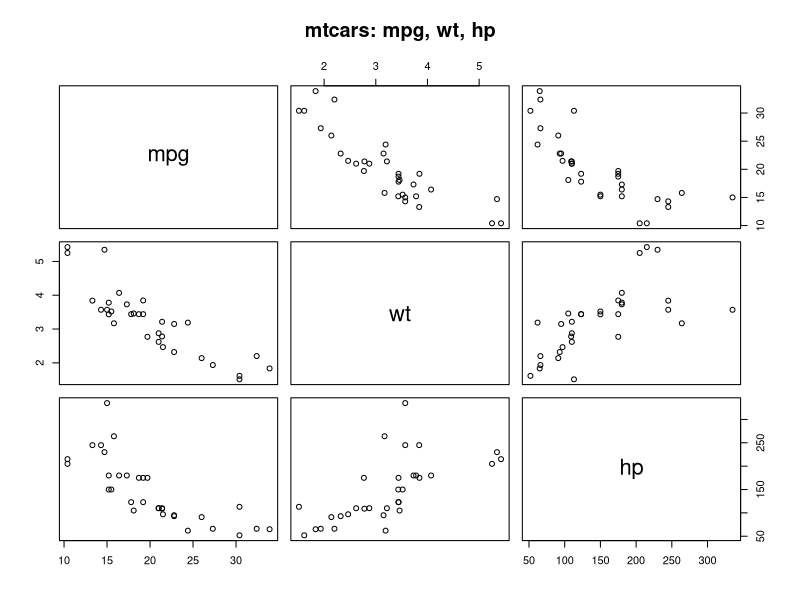
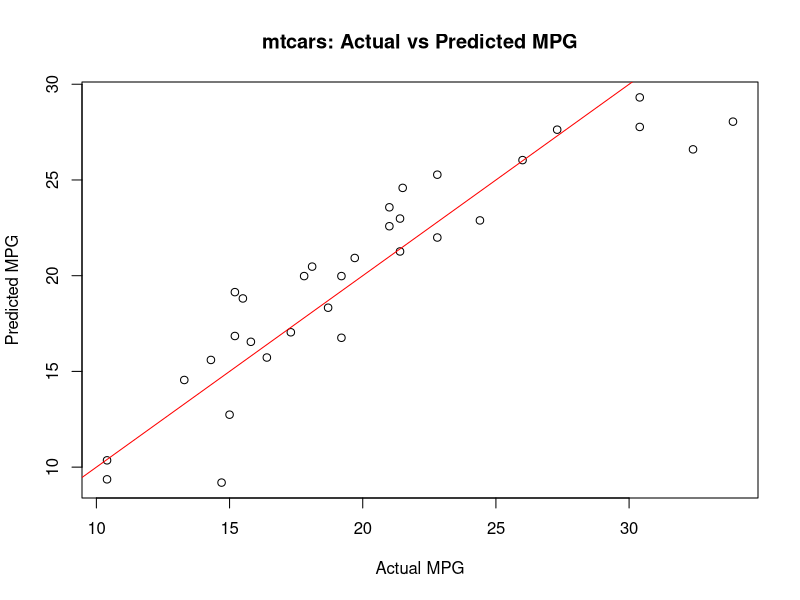
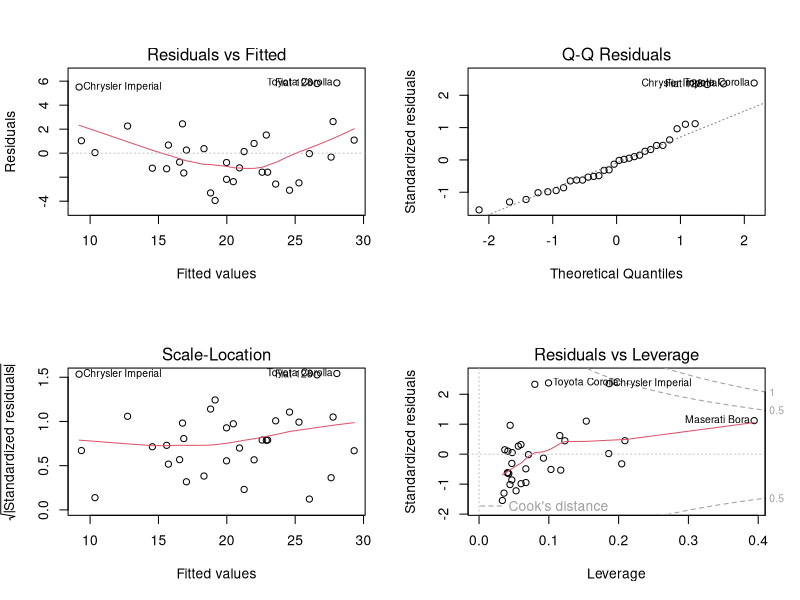
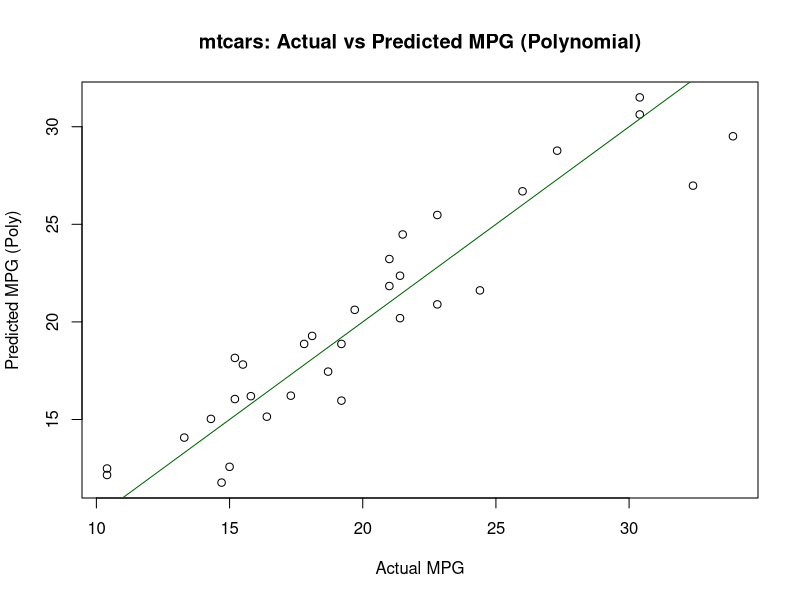
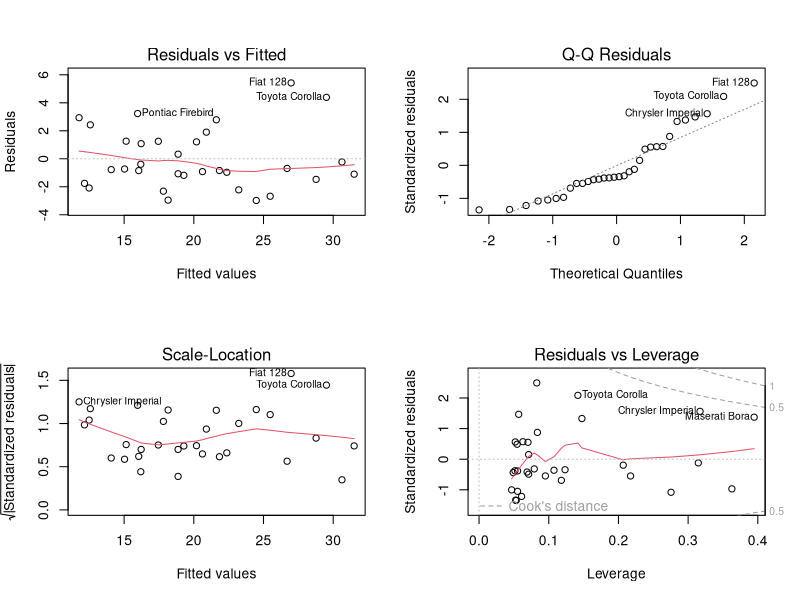
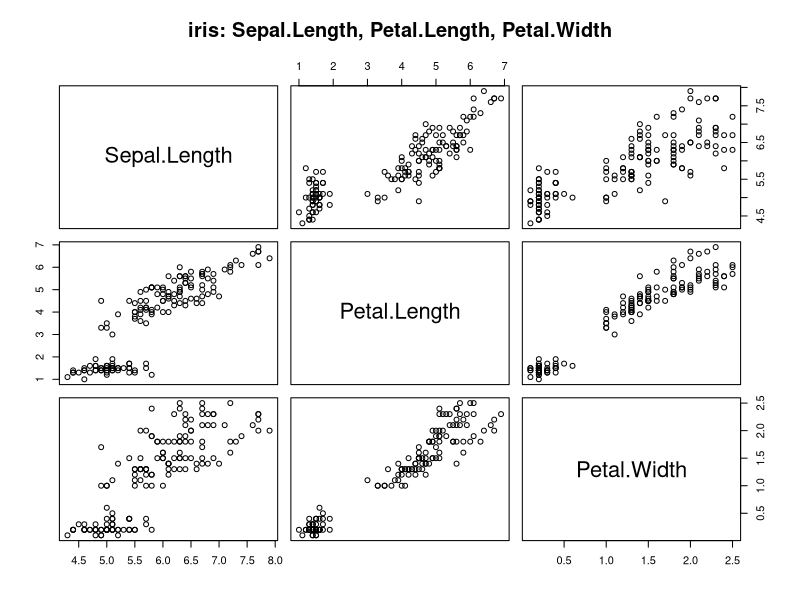
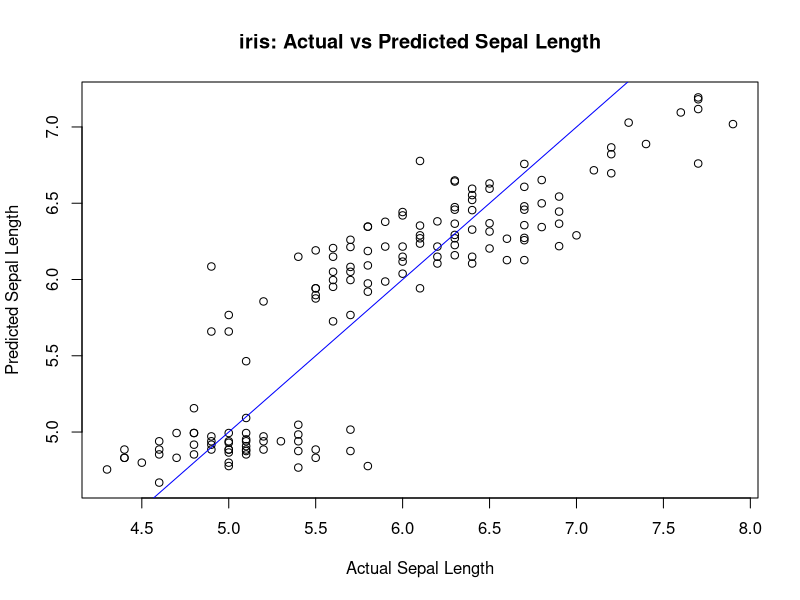
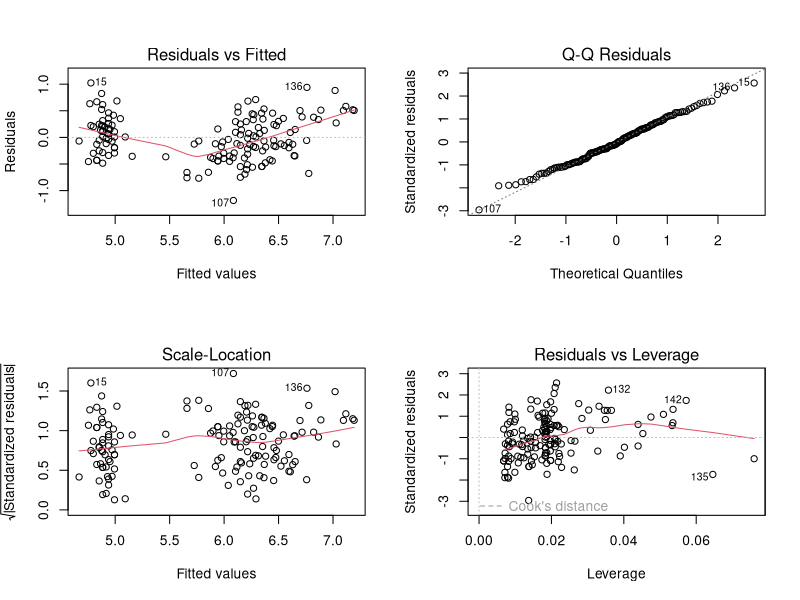

The R source for these figures, in order:
# --- Regression Analysis Toolkit: mtcars & iris ---

# --- Regression with mtcars ---

# Load and explore the mtcars dataset
data(mtcars)
cat("Summary of mtcars:\n")
print(summary(mtcars))

# Visualize relationships
pairs(mtcars[, c("mpg", "wt", "hp")], main = "mtcars: mpg, wt, hp")

# Multiple linear regression: mpg ~ wt + hp
mtcars_model <- lm(mpg ~ wt + hp, data = mtcars)
cat("\nRegression summary for mtcars (mpg ~ wt + hp):\n")
print(summary(mtcars_model))

# Plot actual vs predicted
mtcars$predicted_mpg <- predict(mtcars_model)
plot(mtcars$mpg, mtcars$predicted_mpg,
     xlab = "Actual MPG", ylab = "Predicted MPG",
     main = "mtcars: Actual vs Predicted MPG")
abline(0, 1, col = "red")

# Diagnostic plots
par(mfrow = c(2, 2))
plot(mtcars_model)
par(mfrow = c(1, 1)) # Reset plot layout

# --- Polynomial Regression with mtcars ---

# Add a quadratic term for weight
mtcars$wt2 <- mtcars$wt^2

# Fit the polynomial regression model
mtcars_poly_model <- lm(mpg ~ wt + wt2 + hp, data = mtcars)
cat("\nPolynomial Regression summary for mtcars (mpg ~ wt + wt^2 + hp):\n")
print(summary(mtcars_poly_model))

# Compare actual vs predicted
mtcars$predicted_mpg_poly <- predict(mtcars_poly_model)
plot(mtcars$mpg, mtcars$predicted_mpg_poly,
     xlab = "Actual MPG", ylab = "Predicted MPG (Poly)",
     main = "mtcars: Actual vs Predicted MPG (Polynomial)")
abline(0, 1, col = "darkgreen")

# Diagnostic plots
par(mfrow = c(2, 2))
plot(mtcars_poly_model)
par(mfrow = c(1, 1))

# --- Regression with iris ---

# Load and explore the iris dataset
data(iris)
cat("\nSummary of iris:\n")
print(summary(iris))

# Visualize relationships
pairs(iris[, c("Sepal.Length", "Petal.Length", "Petal.Width")], main = "iris: Sepal.Length, Petal.Length, Petal.Width")

# Multiple linear regression: Sepal.Length ~ Petal.Length + Petal.Width
iris_model <- lm(Sepal.Length ~ Petal.Length + Petal.Width, data = iris)
cat("\nRegression summary for iris (Sepal.Length ~ Petal.Length + Petal.Width):\n")
print(summary(iris_model))

# Plot actual vs predicted
iris$predicted_sepal_length <- predict(iris_model)
plot(iris$Sepal.Length, iris$predicted_sepal_length,
     xlab = "Actual Sepal Length", ylab = "Predicted Sepal Length",
     main = "iris: Actual vs Predicted Sepal Length")
abline(0, 1, col = "blue")

# Diagnostic plots
par(mfrow = c(2, 2))
plot(iris_model)
par(mfrow = c(1, 1)) # Reset plot layout

# --- Regression with Interaction in iris ---

# Fit a model with interaction
iris_interaction_model <- lm(Sepal.Length ~ Petal.Length * Petal.Width, data = iris)
cat("\nRegression summary for iris (Sepal.Length ~ Petal.Length * Petal.Width):\n")
print(summary(iris_interaction_model))

# Compare actual vs predicted
iris$predicted_sepal_length_inter <- predict(iris_interaction_model)
plot(iris$Sepal.Length, iris$predicted_sepal_length_inter,
     xlab = "Actual Sepal Length", ylab = "Predicted Sepal Length (Interaction)",
     main = "iris: Actual vs Predicted Sepal Length (Interaction)")
abline(0, 1, col = "purple")

# Diagnostic plots
par(mfrow = c(2, 2))
plot(iris_interaction_model)
par(mfrow = c(1, 1))

# --- Interpretation Tips ---
cat("\n--- Interpretation Tips ---\n")
cat("Coefficients: Significant p-values (< 0.05) indicate important predictors.\n")
cat("R-squared: Closer to 1 means better model fit.\n")
cat("Residual plots: Should look random; patterns may indicate model issues.\n")
cat("Interaction term: If significant, the effect of one variable depends on the other.\n") 